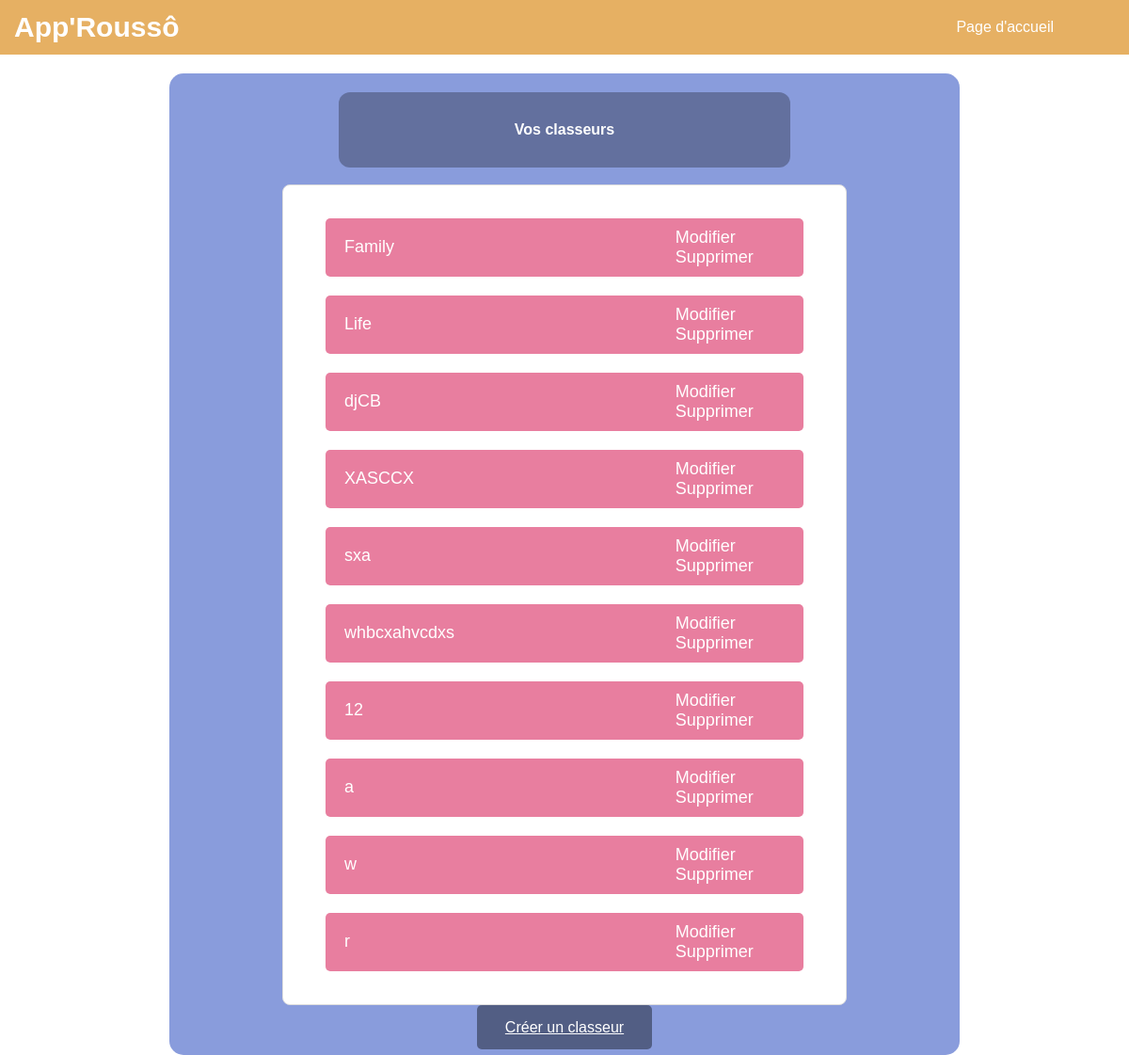
Page /classeurs/ (signed in) on the committed database.
### cards/models.py (models this page shows, shortened)
class Classeur(models.Model):
    LANGUAGES = [
        ('DE', 'Allemand'),
        ('IT', 'Italien'),
        ('ES', 'Espagnol'),
        ('EN', 'Anglais')
    ]
    name = models.CharField(max_length=200, null=False)
    user = models.ForeignKey(User, on_delete=models.CASCADE)  # Classeur asso. avec un utilisateur
    public = models.BooleanField(default=False)
    category = models.CharField(max_length=2, choices=LANGUAGES, default='FR')  # Catégorie / Langue

### cards/views.py (the view)
# urls.py: path('classeurs/', views.classeur_list, name='classeur_list'),
@login_required
def classeur_list(request):
    if not request.user.is_authenticated:
        return redirect('login')  # Redirect to the login page or handle it as needed
    classeurs = Classeur.objects.filter(user=request.user)
    return render(request, 'cards/classeur_list.html', {'classeurs': classeurs})

### cards/templates/cards/classeur_list.html (shortened to what this page needs)
<!DOCTYPE html>
<html lang="en">
{% load static %}
<head>
    <link rel="stylesheet" href="https://cdn.simplecss.org/simple.min.css">
    <link rel="stylesheet" href="{% static 'css/styles_classeur_liste.css' %}">
</head>
<body>
    <nav>
        <h1>App'Roussô</h1>
        <ul>
            <li><a href="{% url 'welcome' %}">Page d'accueil</a></li>
        </ul>
    </nav>
    {% block content %}
    <div class="container">
        <div class="box-classeur">
            <div class="title-existant">
                <h4>Vos classeurs</h4>
            </div>
            <br>
            {% if classeurs %}
                <ul class="classeur-list">
                    {% for classeur in classeurs %}
                        <li class="classeur-item">
                            <a href="{% url 'classeur_detail' classeur.pk %}" class="classeur-link">
                                    <span class="classeur-title">{{ classeur.name }}</span>
                            </a>
                            <div class="classeur-actions">
                                <a href="{% url 'classeur-edit' classeur.pk %}" class="action-link">Modifier</a>
                                <a href="{% url 'classeur_delete' classeur.pk %}" class="action-link">Supprimer</a>
                            </div>
                        </li>
                    {% endfor %}
                </ul>
            {% else %}
                <p>Aucun classeur trouvé.</p>
            {% endif %}
            <div class="buttons">
                <a href="{% url 'classeur_create' %}" class="button">Créer un classeur</a>
            </div>
        </div>
    </div>
    {% endblock %}
</body>
</html>

### static/css/styles_classeur_liste.css (style rules this page uses)
* { margin: 0; padding: 0; box-sizing: border-box; font-family: 'arial', sans-serif; }
body { width: 100%; height: 100%; display: flex; flex-direction: column; color:white; }
nav { width: 100%; display: flex; align-items: center; justify-content: space-between; padding: 10px 0; background: #e6b063; position: relative; z-index: 1; }
nav ul { list-style: none; width: 100%; text-align: right; padding-right: 60px; }
nav ul li { display: inline-block; margin: 10px 20px; }
nav ul li a { color: #ffffff; text-decoration: none; }
.container { width: 100vw; height: 90vh; box-sizing: border-box; display: flex; padding-top: 20px; align-items:center; flex-direction: column; position: relative; z-index: 1; }
nav h1 { font-size: 30px; color: white; margin: 0; padding-left: 15px; }
.button { margin: 10px; padding: 15px 30px; font-size: 16px; cursor: pointer; border: none; border-radius: 5px; background-color: rgba(0,0,0,0.4); color: white; transition: background-color 0.3s; }
div ul { list-style: none; width: 100%; text-align: left; padding-right: 60px; row-gap: 10px; }
div ul li { display: flex; margin: 20px 30px; }
div ul li a { color:white; text-decoration: none; border-radius: 5px; width: 100%; padding: 10px; }
h1 { font-size: 40px; color: white; align-content: center; text-align: center; }
.box-classeur { width: 70vw; height: auto; justify-items:center; align-content:center; background-color: #899cdc; padding: 20px; border-radius: 15px; flex:5 }
ul { list-style: none; padding: 0; }
.cards-list, .classeur-list { width: 50vw; margin: 0 auto; background: #fff; border: 1px solid #ddd; border-radius: 8px; padding: 15px; margin-bottom: 15px; transition: transform 0.3s ease; }
.cards-list h4, .classeur-list { font-size: 18px; color: #555; }
.classeur-list li { background: rgb(232, 126, 159); padding: 10px; border-radius: 5px; }
.classeur-title { flex: 2 }
.title-existant { display:flex; background: rgba(63, 71, 99, 0.5); width: 40vw; height: 10vh; align-items: center; justify-content: center; border-radius:1vw; }

### rows in the picture
Classeur: name "Family"
Classeur: name "Life"
Classeur: name "djCB"
Classeur: name "XASCCX"
Classeur: name "sxa"
Classeur: name "whbcxahvcdxs"
Classeur: name "12"
Classeur: name "a"
Classeur: name "w"
Classeur: name "r"
